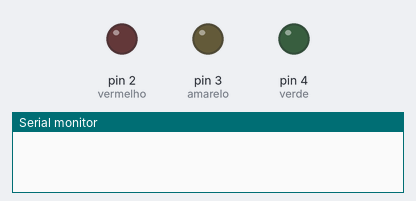
A sketch run on a simulated Arduino Uno, built with avr-gcc and run on an emulated ATmega328P. Parts: output pins drawn as LEDs (lit = HIGH), the last lines printed to the serial monitor.

Above: at 0.5 s.
At 6.0 s:
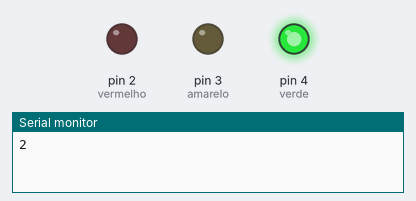
At 13.5 s:
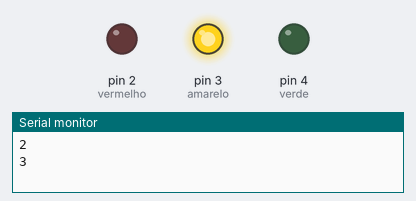
At 21.5 s:
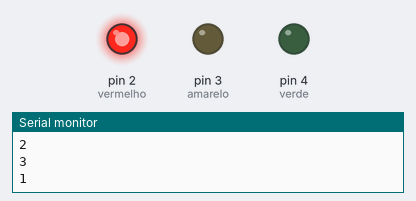
Timing chart, 0 to 33.8 s (numbered marks = the images above):
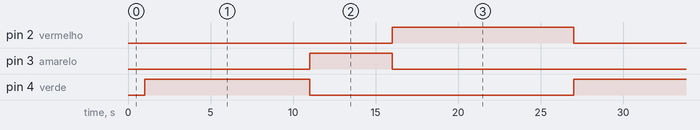

Measured:
- by itself, pin 2 (vermelho): alternates HIGH for 11.0 s and LOW for 15.0 s
- by itself, pin 3 (amarelo): alternates HIGH for 5.0 s and LOW for 21.0 s
- by itself, pin 4 (verde): alternates HIGH for 10.0 s and LOW for 16.0 s

The sketch:

Semaforo.ino
```cpp
#define    verde 4
#define  amarelo 3
#define vermelho 2

boolean ativarAlerta = false;

void setup()
{
  pinMode(amarelo,OUTPUT);
  pinMode(verde,OUTPUT);
  pinMode(vermelho,OUTPUT);

  Serial.begin(9600);
}

void loop()
{
  verificarAlerta();

  if(!ativarAlerta)
  {
    SinalVerde();
    delay(10000);

    SinalAmarelo();
    delay(5000);

    SinalVermelho();
    delay(10000);
  }
  else
  {
    SinalAlerta();
  }
}

void verificarAlerta()
{
  String leitura = Serial.readString();

  Serial.println(leitura);

  if(leitura == "ativar\n")
  {
    ativarAlerta = true;
  }
  else if(leitura == "desativar\n")
  {
    ativarAlerta  = false;
  }

}

void SinalVerde()
{
  DesligarLuzes();

  Serial.println(2);

  digitalWrite(verde,HIGH);
}

void SinalAmarelo()
{
  DesligarLuzes();

  Serial.println(3);

  digitalWrite(amarelo,HIGH);
}

void SinalVermelho()
{
  DesligarLuzes();

  Serial.println(1);

  digitalWrite(vermelho,HIGH);
}

void SinalAlerta()
{
  SinalAmarelo();
  delay(1500);

  Serial.println(0);
  DesligarLuzes();
  delay(500);
}

void DesligarLuzes()
{
  digitalWrite(amarelo,LOW);
  digitalWrite(verde,LOW);
  digitalWrite(vermelho,LOW);
}
```
